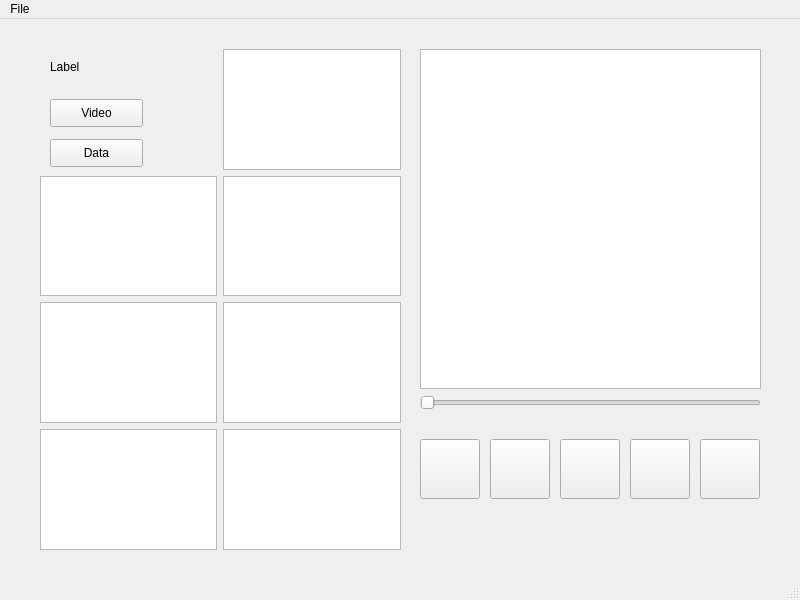
<?xml version="1.0" encoding="UTF-8"?>
<ui version="4.0">
 <class>MainWindow</class>
 <widget class="QMainWindow" name="MainWindow">
  <property name="geometry">
   <rect>
    <x>0</x>
    <y>0</y>
    <width>800</width>
    <height>600</height>
   </rect>
  </property>
  <property name="windowTitle">
   <string>MainWindow</string>
  </property>
  <widget class="QWidget" name="centralwidget">
   <widget class="QWidget" name="verticalLayoutWidget">
    <property name="geometry">
     <rect>
      <x>420</x>
      <y>30</y>
      <width>341</width>
      <height>361</height>
     </rect>
    </property>
    <layout class="QVBoxLayout" name="verticalLayout">
     <item>
      <widget class="QGraphicsView" name="graphicsView"/>
     </item>
     <item>
      <widget class="QSlider" name="horizontalSlider">
       <property name="orientation">
        <enum>Qt::Horizontal</enum>
       </property>
      </widget>
     </item>
    </layout>
   </widget>
   <widget class="QPushButton" name="fermer">
    <property name="geometry">
     <rect>
      <x>490</x>
      <y>420</y>
      <width>60</width>
      <height>60</height>
     </rect>
    </property>
    <property name="styleSheet">
     <string notr="true">border-image: url(:/Images/arreter.png);</string>
    </property>
    <property name="text">
     <string/>
    </property>
   </widget>
   <widget class="QPushButton" name="pause">
    <property name="geometry">
     <rect>
      <x>560</x>
      <y>420</y>
      <width>60</width>
      <height>60</height>
     </rect>
    </property>
    <property name="styleSheet">
     <string notr="true">border-image: url(:/Images/pause.png);</string>
    </property>
    <property name="text">
     <string/>
    </property>
   </widget>
   <widget class="QPushButton" name="avancer">
    <property name="geometry">
     <rect>
      <x>630</x>
      <y>420</y>
      <width>60</width>
      <height>60</height>
     </rect>
    </property>
    <property name="styleSheet">
     <string notr="true">border-image: url(:/Images/avancer.png);</string>
    </property>
    <property name="text">
     <string/>
    </property>
   </widget>
   <widget class="QPushButton" name="recommencer">
    <property name="geometry">
     <rect>
      <x>700</x>
      <y>420</y>
      <width>60</width>
      <height>60</height>
     </rect>
    </property>
    <property name="styleSheet">
     <string notr="true">border-image: url(:/Images/recommencer.png);</string>
    </property>
    <property name="text">
     <string/>
    </property>
   </widget>
   <widget class="QPushButton" name="reculer">
    <property name="geometry">
     <rect>
      <x>420</x>
      <y>420</y>
      <width>60</width>
      <height>60</height>
     </rect>
    </property>
    <property name="styleSheet">
     <string notr="true">border-image: url(:/Images/reculer.png);</string>
    </property>
    <property name="text">
     <string/>
    </property>
   </widget>
   <widget class="QWidget" name="gridLayoutWidget">
    <property name="geometry">
     <rect>
      <x>40</x>
      <y>30</y>
      <width>361</width>
      <height>501</height>
     </rect>
    </property>
    <layout class="QGridLayout" name="gridLayout">
     <item row="1" column="2">
      <widget class="QGraphicsView" name="graphicsView_4"/>
     </item>
     <item row="4" column="2">
      <widget class="QGraphicsView" name="graphicsView_8"/>
     </item>
     <item row="4" column="1">
      <widget class="QGraphicsView" name="graphicsView_7"/>
     </item>
     <item row="3" column="1">
      <widget class="QGraphicsView" name="graphicsView_2"/>
     </item>
     <item row="5" column="2">
      <widget class="QGraphicsView" name="graphicsView_9"/>
     </item>
     <item row="3" column="2">
      <widget class="QGraphicsView" name="graphicsView_5"/>
     </item>
     <item row="5" column="1">
      <widget class="QGraphicsView" name="graphicsView_6"/>
     </item>
     <item row="1" column="1">
      <widget class="QWidget" name="widget" native="true">
       <widget class="QLabel" name="label">
        <property name="geometry">
         <rect>
          <x>10</x>
          <y>10</y>
          <width>72</width>
          <height>15</height>
         </rect>
        </property>
        <property name="text">
         <string>Label</string>
        </property>
       </widget>
       <widget class="QPushButton" name="pushButtonVideo">
        <property name="geometry">
         <rect>
          <x>10</x>
          <y>50</y>
          <width>93</width>
          <height>28</height>
         </rect>
        </property>
        <property name="text">
         <string>Video</string>
        </property>
       </widget>
       <widget class="QPushButton" name="pushButtonData">
        <property name="geometry">
         <rect>
          <x>10</x>
          <y>90</y>
          <width>93</width>
          <height>28</height>
         </rect>
        </property>
        <property name="text">
         <string>Data</string>
        </property>
       </widget>
      </widget>
     </item>
    </layout>
   </widget>
  </widget>
  <widget class="QMenuBar" name="menubar">
   <property name="geometry">
    <rect>
     <x>0</x>
     <y>0</y>
     <width>800</width>
     <height>26</height>
    </rect>
   </property>
   <widget class="QMenu" name="menuFile">
    <property name="title">
     <string>File</string>
    </property>
    <addaction name="actionChoose"/>
    <addaction name="actionQuit"/>
    <addaction name="actionAbout_Us"/>
   </widget>
   <addaction name="menuFile"/>
  </widget>
  <widget class="QStatusBar" name="statusbar"/>
  <action name="actionChoose">
   <property name="text">
    <string>Choose</string>
   </property>
  </action>
  <action name="actionQuit">
   <property name="text">
    <string>Exit</string>
   </property>
  </action>
  <action name="actionAbout_Us">
   <property name="text">
    <string>About Us</string>
   </property>
  </action>
 </widget>
 <resources/>
 <connections/>
</ui>
